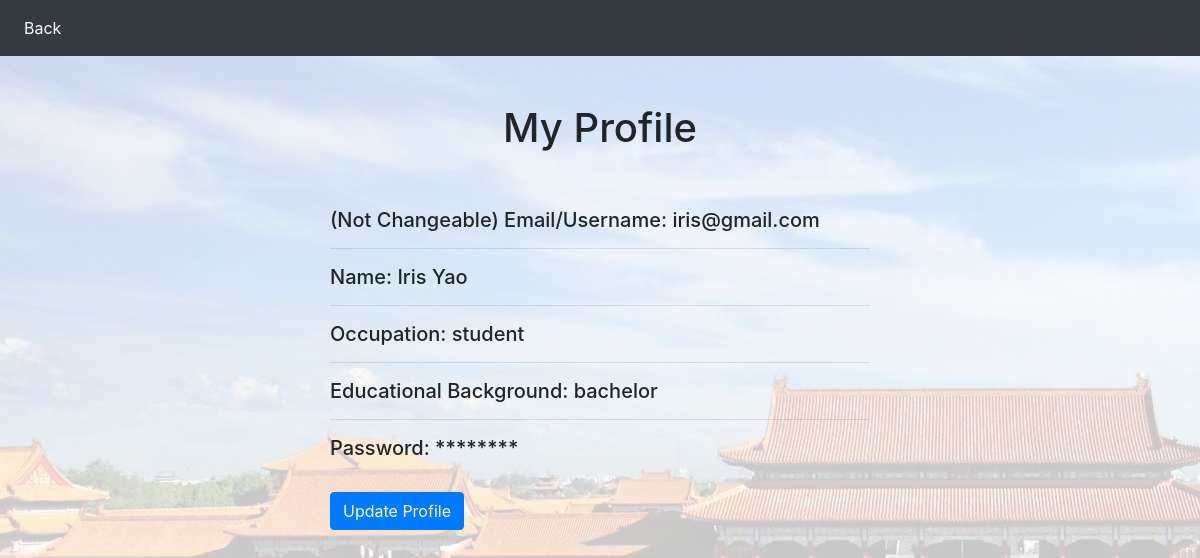
The page /profile (signed in) on the database its author committed.
### app.py (models this page shows, shortened)
class Users(db.Model):
    id = db.Column(db.Integer, primary_key=True)
    username = db.Column(db.String(80), unique=True)
    nickname = db.Column(db.String(80))
    occupation = db.Column(db.String(80))
    educational_background = db.Column(db.String(80))
    password = db.Column(db.String(80))

### app.py (the view)
@app.route("/profile", methods=["GET"])
def query_profile():
    id = session["userid"]
    if request.method == "GET":
        user = Users.query.filter_by(id=id).first_or_404()
        return rt("profile.html", user=user)

### myapp/templates/profile.html (shortened to what this page needs)
<!DOCTYPE html>
<html lang="en">
  <head>
    <link rel="stylesheet" href="https://cdn.jsdelivr.net/npm/bootstrap@4.6.2/dist/css/bootstrap.min.css">
  </head>
  <body class="bg_rgba">
    <nav class="navbar navbar-expand-lg navbar-dark bg-dark">
      <div class="collapse navbar-collapse" id="navbarSupportedContent">
        <ul class="navbar-nav mr-auto">
          <li class="nav-item active">
            <a class="nav-link" href="/home/1">Back <span class="sr-only">(current)</span></a>
          </li>
        </ul>
      </div>
    </nav>
    <br/><br/>
    <div class="container">
      <div class="row justify-content-center">
        <div class="col-md-6">
          <h1 class="text-center">My Profile</h1>
          <br/><br/>
          <div>
            <h5>(Not Changeable) Email/Username: {{user.username}}</h5>
            <hr/>
            <h5>Name: {{user.nickname}}</h5>
            <hr/>
            <h5>Occupation: {{user.occupation}}</h5>
            <hr/>
            <h5>Educational Background: {{user.educational_background}}</h5>
            <hr/>
            <h5>Password: ******** </h5>
            <br/>
            <button type="button" class="btn btn-primary" onclick="location.href='/profile/update/{{user.id}}'" id="{{user.id}}">Update Profile</button>
          </div>
        </div>
      </div>
    </div>
  </body>
</html>

### myapp/templates/profile.html (style rules this page uses)
.bg_rgba { background-image: url(/static/images/bg.png); background-color: rgba(255, 255, 255, 0.786); background-blend-mode: overlay; }

### rows shown on the page
Users: username "iris@gmail.com", nickname "Iris Yao", occupation "student", educational_background "bachelor"
